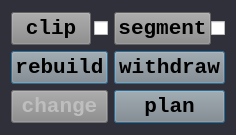
        <widget class="QGroupBox" name="groupBox_18">
         <property name="sizePolicy">
          <sizepolicy hsizetype="Expanding" vsizetype="Expanding">
           <horstretch>0</horstretch>
           <verstretch>0</verstretch>
          </sizepolicy>
         </property>
         <property name="maximumSize">
          <size>
           <width>16777215</width>
           <height>160000</height>
          </size>
         </property>
         <property name="font">
          <font>
           <family>Arial Black</family>
           <pointsize>18</pointsize>
           <weight>75</weight>
           <italic>false</italic>
           <bold>true</bold>
           <underline>false</underline>
          </font>
         </property>
         <property name="styleSheet">
          <string notr="true">QGroupBox
{
  border:none;
  background-color: rgb(48,48,58)
}</string>
         </property>
         <property name="flat">
          <bool>false</bool>
         </property>
         <layout class="QGridLayout" name="gridLayout_2">
          <property name="topMargin">
           <number>12</number>
          </property>
          <property name="bottomMargin">
           <number>12</number>
          </property>
          <property name="verticalSpacing">
           <number>6</number>
          </property>
          <item row="0" column="0">
           <widget class="QGroupBox" name="groupBox_28">
            <property name="sizePolicy">
             <sizepolicy hsizetype="Expanding" vsizetype="Expanding">
              <horstretch>0</horstretch>
              <verstretch>0</verstretch>
             </sizepolicy>
            </property>
            <property name="styleSheet">
             <string notr="true">QGroupBox
{
border:none;
}</string>
            </property>
            <property name="title">
             <string/>
            </property>
            <layout class="QHBoxLayout" name="horizontalLayout_13">
             <property name="spacing">
              <number>0</number>
             </property>
             <property name="leftMargin">
              <number>0</number>
             </property>
             <property name="topMargin">
              <number>0</number>
             </property>
             <property name="rightMargin">
              <number>0</number>
             </property>
             <property name="bottomMargin">
              <number>0</number>
             </property>
             <item>
              <widget class="QPushButton" name="clip_button">
               <property name="enabled">
                <bool>true</bool>
               </property>
               <property name="sizePolicy">
                <sizepolicy hsizetype="Expanding" vsizetype="Expanding">
                 <horstretch>0</horstretch>
                 <verstretch>0</verstretch>
                </sizepolicy>
               </property>
               <property name="minimumSize">
                <size>
                 <width>0</width>
                 <height>0</height>
                </size>
               </property>
               <property name="maximumSize">
                <size>
                 <width>16777215</width>
                 <height>16000</height>
                </size>
               </property>
               <property name="font">
                <font>
                 <family>Consolas</family>
                 <pointsize>16</pointsize>
                 <weight>75</weight>
                 <bold>true</bold>
                </font>
               </property>
               <property name="mouseTracking">
                <bool>true</bool>
               </property>
               <property name="acceptDrops">
                <bool>false</bool>
               </property>
               <property name="autoFillBackground">
                <bool>false</bool>
               </property>
               <property name="styleSheet">
                <string notr="true">QPushButton
{
	background-color: rgb(136, 136, 136);
}</string>
               </property>
               <property name="inputMethodHints">
                <set>Qt::ImhHiddenText</set>
               </property>
               <property name="text">
                <string>clip</string>
               </property>
               <property name="autoDefault">
                <bool>false</bool>
               </property>
               <property name="default">
                <bool>false</bool>
               </property>
               <property name="flat">
                <bool>false</bool>
               </property>
              </widget>
             </item>
             <item>
              <widget class="QCheckBox" name="clip_first_on">
               <property name="sizePolicy">
                <sizepolicy hsizetype="Expanding" vsizetype="Expanding">
                 <horstretch>0</horstretch>
                 <verstretch>0</verstretch>
                </sizepolicy>
               </property>
               <property name="maximumSize">
                <size>
                 <width>80</width>
                 <height>160000</height>
                </size>
               </property>
               <property name="font">
                <font>
                 <family>Adobe 黑体 Std R</family>
                 <pointsize>16</pointsize>
                 <weight>75</weight>
                 <bold>true</bold>
                 <underline>true</underline>
                </font>
               </property>
               <property name="layoutDirection">
                <enum>Qt::RightToLeft</enum>
               </property>
               <property name="styleSheet">
                <string notr="true">

QCheckBox::indicator {
width: 80px;
height: 80px;
};</string>
               </property>
               <property name="text">
                <string/>
               </property>
              </widget>
             </item>
            </layout>
           </widget>
          </item>
          <item row="0" column="1">
           <widget class="QGroupBox" name="groupBox_29">
            <property name="sizePolicy">
             <sizepolicy hsizetype="Expanding" vsizetype="Expanding">
              <horstretch>0</horstretch>
              <verstretch>0</verstretch>
             </sizepolicy>
            </property>
            <property name="styleSheet">
             <string notr="true">QGroupBox
{
border:none;
}</string>
            </property>
            <property name="title">
             <string/>
            </property>
            <layout class="QHBoxLayout" name="horizontalLayout_14">
             <property name="spacing">
              <number>0</number>
             </property>
             <property name="leftMargin">
              <number>0</number>
             </property>
             <property name="topMargin">
              <number>0</number>
             </property>
             <property name="rightMargin">
              <number>0</number>
             </property>
             <property name="bottomMargin">
              <number>0</number>
             </property>
             <item>
              <widget class="QPushButton" name="seg_button">
               <property name="sizePolicy">
                <sizepolicy hsizetype="Expanding" vsizetype="Expanding">
                 <horstretch>0</horstretch>
                 <verstretch>0</verstretch>
                </sizepolicy>
               </property>
               <property name="minimumSize">
                <size>
                 <width>0</width>
                 <height>0</height>
                </size>
               </property>
               <property name="maximumSize">
                <size>
                 <width>16777215</width>
                 <height>160000</height>
                </size>
               </property>
               <property name="font">
                <font>
                 <family>Consolas</family>
                 <pointsize>16</pointsize>
                 <weight>75</weight>
                 <bold>true</bold>
                </font>
               </property>
               <property name="styleSheet">
                <string notr="true">QPushButton
{
	background-color: rgb(136, 136, 136);
}</string>
               </property>
               <property name="text">
                <string>segment</string>
               </property>
               <property name="flat">
                <bool>false</bool>
               </property>
              </widget>
             </item>
             <item>
              <widget class="QCheckBox" name="seg_cbox">
               <property name="sizePolicy">
                <sizepolicy hsizetype="Expanding" vsizetype="Expanding">
                 <horstretch>0</horstretch>
                 <verstretch>0</verstretch>
                </sizepolicy>
               </property>
               <property name="maximumSize">
                <size>
                 <width>80</width>
                 <height>160000</height>
                </size>
               </property>
               <property name="font">
                <font>
                 <family>Adobe 黑体 Std R</family>
                 <pointsize>16</pointsize>
                 <weight>75</weight>
                 <bold>true</bold>
                 <underline>true</underline>
                </font>
               </property>
               <property name="cursor">
                <cursorShape>ArrowCursor</cursorShape>
               </property>
               <property name="layoutDirection">
                <enum>Qt::RightToLeft</enum>
               </property>
               <property name="autoFillBackground">
                <bool>false</bool>
               </property>
               <property name="styleSheet">
                <string notr="true">
QCheckBox::indicator {
width: 80px;
height: 80px;
};</string>
               </property>
               <property name="text">
                <string/>
               </property>
              </widget>
             </item>
            </layout>
           </widget>
          </item>
          <item row="1" column="0">
           <widget class="QPushButton" name="rebuild_button">
            <property name="sizePolicy">
             <sizepolicy hsizetype="Expanding" vsizetype="Expanding">
              <horstretch>0</horstretch>
              <verstretch>0</verstretch>
             </sizepolicy>
            </property>
            <property name="minimumSize">
             <size>
              <width>0</width>
              <height>0</height>
             </size>
            </property>
            <property name="maximumSize">
             <size>
              <width>16777215</width>
              <height>160000</height>
             </size>
            </property>
            <property name="font">
             <font>
              <family>Consolas</family>
              <pointsize>16</pointsize>
              <weight>75</weight>
              <bold>true</bold>
             </font>
            </property>
            <property name="styleSheet">
             <string notr="true">QPushButton
{
	background-color: rgb(136, 136, 136);
}</string>
            </property>
            <property name="text">
             <string>rebuild</string>
            </property>
            <property name="default">
             <bool>true</bool>
            </property>
           </widget>
          </item>
          <item row="1" column="1">
           <widget class="QPushButton" name="undo_button">
            <property name="sizePolicy">
             <sizepolicy hsizetype="Expanding" vsizetype="Expanding">
              <horstretch>0</horstretch>
              <verstretch>0</verstretch>
             </sizepolicy>
            </property>
            <property name="minimumSize">
             <size>
              <width>0</width>
              <height>0</height>
             </size>
            </property>
            <property name="maximumSize">
             <size>
              <width>16777215</width>
              <height>16000</height>
             </size>
            </property>
            <property name="font">
             <font>
              <family>Consolas</family>
              <pointsize>16</pointsize>
              <weight>75</weight>
              <bold>true</bold>
             </font>
            </property>
            <property name="styleSheet">
             <string notr="true">QPushButton
{
	background-color: rgb(136, 136, 136);
}</string>
            </property>
            <property name="text">
             <string>withdraw</string>
            </property>
            <property name="default">
             <bool>true</bool>
            </property>
            <property name="flat">
             <bool>false</bool>
            </property>
           </widget>
          </item>
          <item row="2" column="0">
           <widget class="QPushButton" name="change_button">
            <property name="enabled">
             <bool>false</bool>
            </property>
            <property name="sizePolicy">
             <sizepolicy hsizetype="Expanding" vsizetype="Expanding">
              <horstretch>0</horstretch>
              <verstretch>0</verstretch>
             </sizepolicy>
            </property>
            <property name="minimumSize">
             <size>
              <width>0</width>
              <height>0</height>
             </size>
            </property>
            <property name="maximumSize">
             <size>
              <width>16777215</width>
              <height>160000</height>
             </size>
            </property>
            <property name="font">
             <font>
              <family>Consolas</family>
              <pointsize>16</pointsize>
              <weight>75</weight>
              <bold>true</bold>
              <stylestrategy>PreferDefault</stylestrategy>
              <kerning>true</kerning>
             </font>
            </property>
            <property name="autoFillBackground">
             <bool>false</bool>
            </property>
            <property name="styleSheet">
             <string notr="true">QPushButton
{
	background-color: rgb(136, 136, 136);
}</string>
            </property>
            <property name="text">
             <string>change</string>
            </property>
            <property name="checkable">
             <bool>false</bool>
            </property>
            <property name="autoExclusive">
             <bool>false</bool>
            </property>
            <property name="autoDefault">
             <bool>false</bool>
            </property>
            <property name="default">
             <bool>true</bool>
            </property>
            <property name="flat">
             <bool>false</bool>
            </property>
           </widget>
          </item>
          <item row="2" column="1">
           <widget class="QPushButton" name="path_button">
            <property name="sizePolicy">
             <sizepolicy hsizetype="Expanding" vsizetype="Expanding">
              <horstretch>0</horstretch>
              <verstretch>0</verstretch>
             </sizepolicy>
            </property>
            <property name="minimumSize">
             <size>
              <width>0</width>
              <height>0</height>
             </size>
            </property>
            <property name="maximumSize">
             <size>
              <width>16777215</width>
              <height>160000</height>
             </size>
            </property>
            <property name="font">
             <font>
              <family>Consolas</family>
              <pointsize>16</pointsize>
              <weight>75</weight>
              <bold>true</bold>
             </font>
            </property>
            <property name="styleSheet">
             <string notr="true">QPushButton
{
	background-color: rgb(136, 136, 136);
}</string>
            </property>
            <property name="text">
             <string>plan</string>
            </property>
            <property name="default">
             <bool>true</bool>
            </property>
            <property name="flat">
             <bool>false</bool>
            </property>
           </widget>
          </item>
         </layout>
        </widget>
